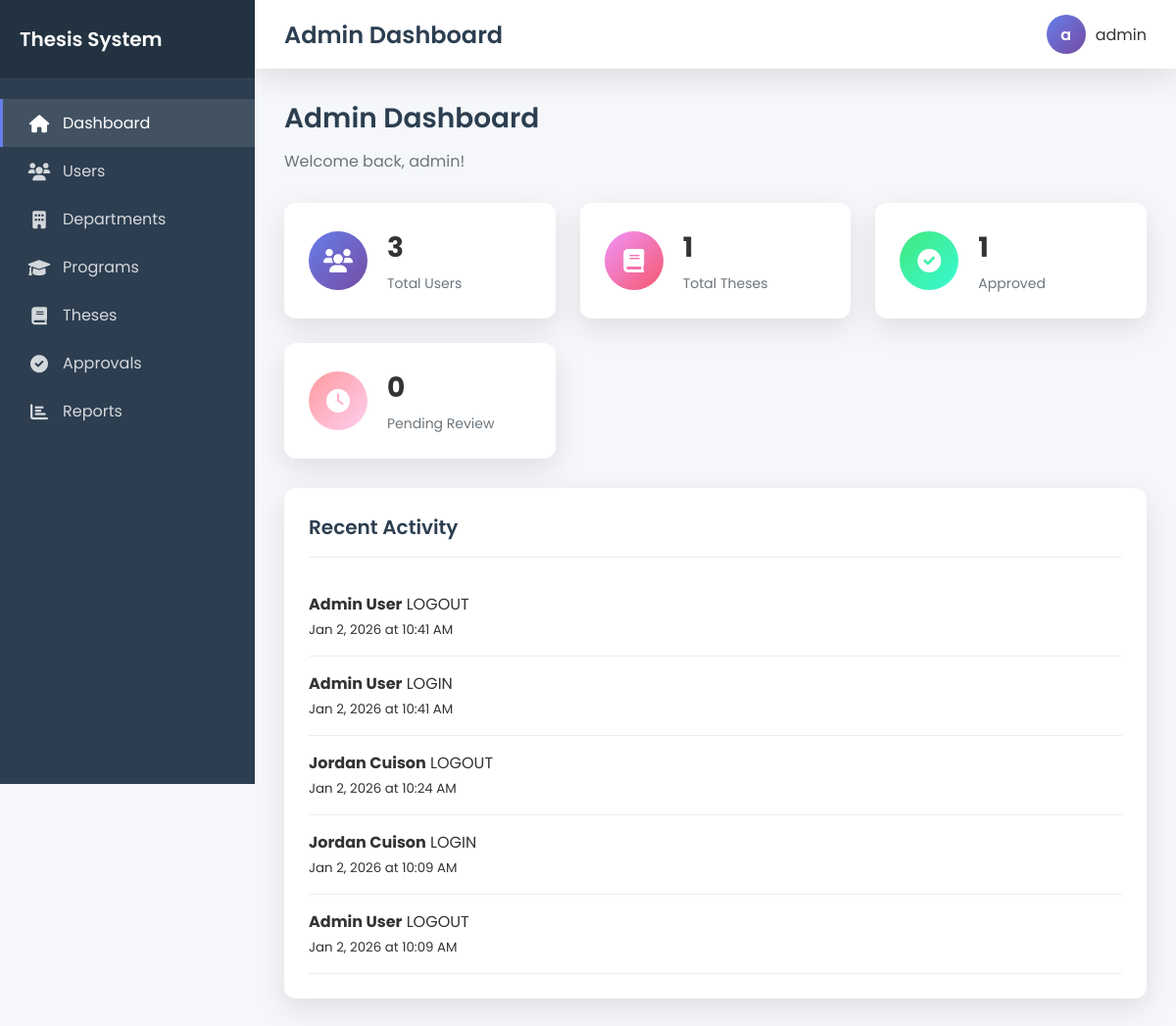
Page /admin/dashboard.php (signed in) on the committed database.
### tables this page shows
CREATE TABLE `activity_logs` (
  `id` int(11) NOT NULL,
  `user_id` int(11) DEFAULT NULL,
  `action` varchar(100) NOT NULL,
  `description` text DEFAULT NULL,
  `ip_address` varchar(45) DEFAULT NULL,
  `user_agent` text DEFAULT NULL,
  `created_at` timestamp NOT NULL DEFAULT current_timestamp()
);

CREATE TABLE `users` (
  `id` int(11) NOT NULL,
  `username` varchar(50) NOT NULL,
  `email` varchar(100) NOT NULL,
  `password` varchar(255) NOT NULL,
  `role` enum('student','adviser','admin') NOT NULL,
  `first_name` varchar(50) NOT NULL,
  `last_name` varchar(50) NOT NULL,
  `middle_name` varchar(50) DEFAULT NULL,
  `student_id` varchar(20) DEFAULT NULL,
  `program_id` int(11) DEFAULT NULL,
  `profile_picture` varchar(255) DEFAULT NULL,
  `signature` varchar(255) DEFAULT NULL,
  `is_active` tinyint(1) DEFAULT 1,
  `last_login` timestamp NULL DEFAULT NULL,
  `created_at` timestamp NOT NULL DEFAULT current_timestamp(),
  `updated_at` timestamp NOT NULL DEFAULT current_timestamp() ON UPDATE current_timestamp()
);

### admin/dashboard.php (the view, shortened to what this page needs)
<?php
require_once '../config/db.php';
$title = 'Admin Dashboard';
$sidebar_items = [
    ['title' => 'Dashboard', 'url' => 'dashboard.php', 'icon' => 'fas fa-home', 'active' => true],
    ['title' => 'Users', 'url' => 'users.php', 'icon' => 'fas fa-users'],
    ['title' => 'Departments', 'url' => 'departments.php', 'icon' => 'fas fa-building'],
    ['title' => 'Programs', 'url' => 'programs.php', 'icon' => 'fas fa-graduation-cap'],
    ['title' => 'Theses', 'url' => 'theses.php', 'icon' => 'fas fa-book'],
    ['title' => 'Approvals', 'url' => 'approvals.php', 'icon' => 'fas fa-check-circle'],
    ['title' => 'Reports', 'url' => 'reports.php', 'icon' => 'fas fa-chart-bar'],
];
$stmt = $pdo->prepare("SELECT COUNT(*) as total FROM users");
$stmt->execute();
$totalUsers = $stmt->fetch(PDO::FETCH_ASSOC)['total'];
$stmt = $pdo->prepare("SELECT COUNT(*) as total FROM theses");
$stmt->execute();
$totalTheses = $stmt->fetch(PDO::FETCH_ASSOC)['total'];
$stmt = $pdo->prepare("SELECT COUNT(*) as total FROM theses WHERE status = 'approved'");
$stmt->execute();
$approvedTheses = $stmt->fetch(PDO::FETCH_ASSOC)['total'];
$stmt = $pdo->prepare("SELECT COUNT(*) as total FROM theses WHERE status = 'submitted' OR status = 'under_review'");
$stmt->execute();
$pendingReview = $stmt->fetch(PDO::FETCH_ASSOC)['total'];
$stmt = $pdo->prepare("SELECT al.*, u.first_name, u.last_name FROM activity_logs al JOIN users u ON al.user_id = u.id ORDER BY al.created_at DESC LIMIT 5");
$stmt->execute();
$recentActivities = $stmt->fetchAll(PDO::FETCH_ASSOC);
?>
<div class="page-header">
    <h2>Admin Dashboard</h2>
    <p>Welcome back, <?php echo $_SESSION['username']; ?>!</p>
</div>
<div class="stats-grid">
    <div class="stat-card">
        <div class="stat-icon" style="background: linear-gradient(135deg, #667eea 0%, #764ba2 100%);">
            <i class="fas fa-users"></i>
        </div>
        <div class="stat-content">
            <h4><?php echo $totalUsers; ?></h4>
            <p>Total Users</p>
        </div>
    </div>
    <div class="stat-card">
        <div class="stat-icon" style="background: linear-gradient(135deg, #f093fb 0%, #f5576c 100%);">
            <i class="fas fa-book"></i>
        </div>
        <div class="stat-content">
            <h4><?php echo $totalTheses; ?></h4>
            <p>Total Theses</p>
        </div>
    </div>
    <div class="stat-card">
        <div class="stat-icon" style="background: linear-gradient(135deg, #43e97b 0%, #38f9d7 100%);">
            <i class="fas fa-check-circle"></i>
        </div>
        <div class="stat-content">
            <h4><?php echo $approvedTheses; ?></h4>
            <p>Approved</p>
        </div>
    </div>
    <div class="stat-card">
        <div class="stat-icon" style="background: linear-gradient(135deg, #ff9a9e 0%, #fecfef 100%);">
            <i class="fas fa-clock"></i>
        </div>
        <div class="stat-content">
            <h4><?php echo $pendingReview; ?></h4>
            <p>Pending Review</p>
        </div>
    </div>
</div>
<div class="card fade-in">
    <div class="card-header">
        <h3>Recent Activity</h3>
    </div>
    <div class="activity-list">
        <?php if (count($recentActivities) > 0): ?>
            <?php foreach ($recentActivities as $activity): ?>
                <div class="activity-item" style="padding: 15px 0; border-bottom: 1px solid #eee;">
                    <p><strong><?php echo htmlspecialchars($activity['first_name'] . ' ' . $activity['last_name']); ?></strong> <?php echo htmlspecialchars($activity['action']); ?></p>
                    <small class="text-muted"><?php echo date('M j, Y \\a\\t g:i A', strtotime($activity['created_at'])); ?></small>
                </div>
            <?php endforeach; ?>
        <?php else: ?>
            <div class="activity-item" style="padding: 15px 0;">
                <p>No recent activity found.</p>
            </div>
        <?php endif; ?>
    </div>
</div>
<?php
$content = ob_get_clean();
include '../views/shared/layout.php';
?>

### views/shared/layout.php (shortened to what this page needs)
<!DOCTYPE html>
<html lang="en">
<head>
    <link rel="stylesheet" href="https://cdnjs.cloudflare.com/ajax/libs/font-awesome/6.0.0/css/all.min.css">
</head>
<body>
    <div class="dashboard-container">
        <div class="sidebar">
            <div class="sidebar-header">
                <h3>Thesis System</h3>
            </div>
            <div class="sidebar-menu">
                <?php if (isset($sidebar_items)): ?>
                    <?php foreach ($sidebar_items as $item): ?>
                        <a href="<?php echo $item['url']; ?>" class="menu-item <?php echo (isset($item['active']) && $item['active']) ? 'active' : ''; ?>">
                            <i class="<?php echo $item['icon']; ?>"></i>
                            <span><?php echo $item['title']; ?></span>
                        </a>
                    <?php endforeach; ?>
                <?php endif; ?>
            </div>
        </div>
        <div class="main-content">
            <div class="topbar">
                <div class="topbar-title">
                    <h1><?php echo isset($title) ? $title : 'Dashboard'; ?></h1>
                </div>
                <div class="topbar-actions">
                    <div class="dropdown">
                        <div class="user-profile">
                            <div class="user-avatar">
                                <?php echo substr($_SESSION['username'], 0, 1); ?>
                            </div>
                            <span><?php echo $_SESSION['username']; ?></span>
                        </div>
                    </div>
                </div>
            </div>
            <div class="content">
                <?php echo $content; ?>
            </div>
        </div>
    </div>
</body>
</html>

### views/shared/layout.php (style rules this page uses)
:root { --primary-gradient: linear-gradient(135deg, #667eea 0%, #764ba2 100%); --secondary-gradient: linear-gradient(135deg, #f093fb 0%, #f5576c 100%); --success-gradient: linear-gradient(135deg, #43e97b 0%, #38f9d7 100%); --warning-gradient: linear-gradient(135deg, #ff9a9e 0%, #fecfef 100%); --dark: #2c3e50; --light: #f8f9fa; --gray: #6c757d; --border-radius: 12px; --box-shadow: 0 10px 30px rgba(0, 0, 0, 0.1); }
* { margin: 0; padding: 0; box-sizing: border-box; }
body { font-family: 'Poppins', sans-serif; background: #f5f7fa; color: #333; min-height: 100vh; }
.dashboard-container { display: flex; min-height: 100vh; }
.sidebar { width: 260px; background: var(--dark); color: white; transition: all 0.3s ease; position: fixed; height: 100vh; overflow-y: auto; z-index: 1000; }
.sidebar-header { padding: 25px 20px; background: rgba(0, 0, 0, 0.2); border-bottom: 1px solid rgba(255, 255, 255, 0.1); }
.sidebar-header h3 { font-size: 20px; font-weight: 600; margin: 0; }
.sidebar-menu { padding: 20px 0; }
.menu-item { padding: 12px 25px; display: flex; align-items: center; text-decoration: none; color: rgba(255, 255, 255, 0.8); transition: all 0.3s ease; border-left: 3px solid transparent; }
.menu-item:hover, .menu-item.active { color: white; background: rgba(255, 255, 255, 0.1); border-left: 3px solid #667eea; }
.menu-item i { margin-right: 12px; font-size: 18px; width: 24px; text-align: center; }
.main-content { flex: 1; margin-left: 260px; transition: all 0.3s ease; }
.topbar { background: white; padding: 15px 30px; box-shadow: var(--box-shadow); display: flex; justify-content: space-between; align-items: center; position: sticky; top: 0; z-index: 999; }
.topbar-title h1 { font-size: 24px; font-weight: 600; color: var(--dark); margin: 0; }
.topbar-actions { display: flex; align-items: center; gap: 20px; }
.user-profile { display: flex; align-items: center; gap: 10px; cursor: pointer; }
.user-avatar { width: 40px; height: 40px; border-radius: 50%; background: var(--primary-gradient); display: flex; align-items: center; justify-content: center; color: white; font-weight: 600; }
.dropdown { position: relative; }
.content { padding: 30px; }
.page-header { margin-bottom: 30px; }
.page-header h2 { font-size: 28px; font-weight: 600; color: var(--dark); margin: 0 0 10px 0; }
.page-header p { color: var(--gray); font-size: 16px; margin: 0; }
.card { background: white; border-radius: var(--border-radius); box-shadow: var(--box-shadow); padding: 25px; margin-bottom: 25px; transition: transform 0.3s ease; }
.card-header { border-bottom: 1px solid #eee; padding-bottom: 15px; margin-bottom: 20px; }
.card-header h3 { font-size: 20px; font-weight: 600; margin: 0; color: var(--dark); }
.stats-grid { display: grid; grid-template-columns: repeat(auto-fit, minmax(250px, 1fr)); gap: 25px; margin-bottom: 30px; }
.stat-card { background: white; border-radius: var(--border-radius); box-shadow: var(--box-shadow); padding: 25px; display: flex; align-items: center; gap: 20px; transition: all 0.3s ease; }
.stat-icon { width: 60px; height: 60px; border-radius: 50%; display: flex; align-items: center; justify-content: center; font-size: 24px; color: white; }
.stat-content h4 { font-size: 28px; font-weight: 700; margin: 0 0 5px 0; }
.stat-content p { color: var(--gray); margin: 0; font-size: 14px; }
.fade-in { animation: fadeIn 0.6s ease-out; }

### rows in the picture
activity_logs: user.last_name "Admin User", action "LOGOUT", created_at "Jan 2, 2026 at 10:41 AM"
activity_logs: user.last_name "Admin User", action "LOGIN", created_at "Jan 2, 2026 at 10:41 AM"
activity_logs: user.last_name "Jordan Cuison", action "LOGOUT", created_at "Jan 2, 2026 at 10:24 AM"
activity_logs: user.last_name "Jordan Cuison", action "LOGIN", created_at "Jan 2, 2026 at 10:09 AM"
activity_logs: user.last_name "Admin User", action "LOGOUT", created_at "Jan 2, 2026 at 10:09 AM"

### other values in the picture
$item['title'] "Dashboard"
$item['title'] "Users"
$item['title'] "Departments"
$item['title'] "Programs"
$item['title'] "Theses"
$item['title'] "Approvals"
$item['title'] "Reports"
$title "Admin Dashboard"
substr($_SESSION['username'], 0, 1) "a"
$_SESSION['username'] "admin"
$totalUsers "3"
$totalTheses "1"
$approvedTheses "1"
$pendingReview "0"
